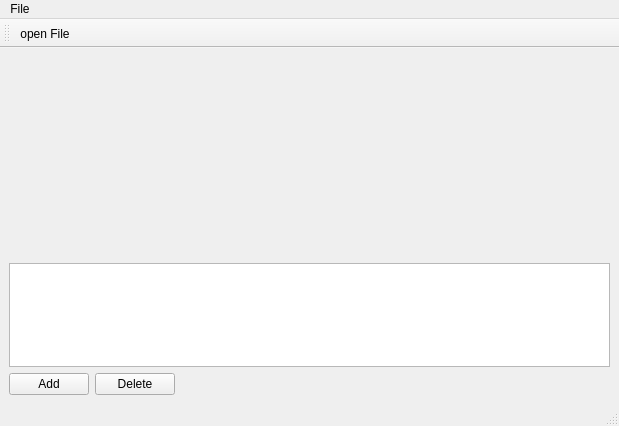
<?xml version="1.0" encoding="UTF-8"?>
<ui version="4.0">
 <class>MainWindow</class>
 <widget class="QMainWindow" name="MainWindow">
  <property name="geometry">
   <rect>
    <x>0</x>
    <y>0</y>
    <width>619</width>
    <height>426</height>
   </rect>
  </property>
  <property name="windowTitle">
   <string>MainWindow</string>
  </property>
  <widget class="QWidget" name="centralwidget">
   <layout class="QVBoxLayout" name="verticalLayout">
    <item>
     <widget class="QVTKOpenGLNativeWidget" name="widget" native="true">
      <property name="minimumSize">
       <size>
        <width>0</width>
        <height>200</height>
       </size>
      </property>
     </widget>
    </item>
    <item>
     <widget class="QTreeView" name="treeView">
      <property name="contextMenuPolicy">
       <enum>Qt::ContextMenuPolicy::ActionsContextMenu</enum>
      </property>
     </widget>
    </item>
    <item>
     <layout class="QHBoxLayout" name="horizontalLayout">
      <item>
       <widget class="QPushButton" name="pushButton_2">
        <property name="text">
         <string>Add</string>
        </property>
       </widget>
      </item>
      <item>
       <widget class="QPushButton" name="pushButton">
        <property name="text">
         <string>Delete</string>
        </property>
       </widget>
      </item>
      <item>
       <spacer name="horizontalSpacer">
        <property name="orientation">
         <enum>Qt::Orientation::Horizontal</enum>
        </property>
        <property name="sizeHint" stdset="0">
         <size>
          <width>604</width>
          <height>20</height>
         </size>
        </property>
       </spacer>
      </item>
     </layout>
    </item>
   </layout>
  </widget>
  <widget class="QMenuBar" name="menubar">
   <property name="geometry">
    <rect>
     <x>0</x>
     <y>0</y>
     <width>619</width>
     <height>18</height>
    </rect>
   </property>
   <widget class="QMenu" name="menuFile">
    <property name="title">
     <string>File</string>
    </property>
   </widget>
   <addaction name="menuFile"/>
  </widget>
  <widget class="QStatusBar" name="statusbar"/>
  <widget class="QToolBar" name="toolBar">
   <property name="windowTitle">
    <string>toolBar</string>
   </property>
   <attribute name="toolBarArea">
    <enum>TopToolBarArea</enum>
   </attribute>
   <attribute name="toolBarBreak">
    <bool>false</bool>
   </attribute>
   <addaction name="actionopen_File"/>
  </widget>
  <action name="actionopen_File">
   <property name="icon">
    <iconset resource="icons.qrc">
     <normaloff>:/Icons/Icons/fileopen.png</normaloff>:/Icons/Icons/fileopen.png</iconset>
   </property>
   <property name="text">
    <string>open File</string>
   </property>
   <property name="menuRole">
    <enum>QAction::MenuRole::NoRole</enum>
   </property>
  </action>
  <action name="actionItem_Options">
   <property name="text">
    <string>Item Options</string>
   </property>
   <property name="menuRole">
    <enum>QAction::MenuRole::NoRole</enum>
   </property>
  </action>
 </widget>
 <customwidgets>
  <customwidget>
   <class>QVTKOpenGLNativeWidget</class>
   <extends>QWidget</extends>
   <header>QVTKOpenGLNativeWidget.h</header>
   <container>1</container>
  </customwidget>
 </customwidgets>
 <resources>
  <include location="icons.qrc"/>
 </resources>
 <connections/>
</ui>
